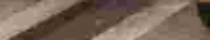
#> input picture picture_for_tilt/11.jpg, 210 x 40 px, found by its file name
$ python license_locate.py   (older library calls are emulated)
#> lines starting #> are read from the running program, lines starting #| are printed output that depends on the picture; after the words box and inside, x2 and y2 are one past the last pixel; in counts of white or black regions, pixels touching at a corner belong together; long printed decimals are rounded
import copy
import datetime
import math
from collections import Counter

import cv2
import numpy as np
import matplotlib.pyplot as plt
np.set_printoptions(threshold=np.inf)

#  确定最小搜索窗口为180*30，后续进行细定位
from PIL import Image

window_h = 20
window_w = 180
sobel_image = []
class Locate:
    def column_diff(self,pic):
        h, w = pic.shape[:2]  # w = 640,h = 480
        coldiff_img = np.zeros((h, w), dtype=np.uint8)
        for row in range(0,h):
            for column in range(0,w-1):
                coldiff_img[row][column+1] = pic[row][column]
        return coldiff_img
    # 预处理图片
    def preprocess_image(self, file_name):
        # 加权平均法 + cv2 进行灰度化
        image = cv2.imread(file_name)
        gray_image = self.get_gray_image_by_weight_avg(image)
        # 进行Sobel的垂直边缘检测
        # 利用Sobel方法可以进行sobel边缘检测
        # img表示源图像，即进行边缘检测的图像
        # cv2.CV_64F表示64位浮点数即64float。
        # 这里不使用numpy.float64，因为可能会发生溢出现象。用cv的数据则会自动
        # 第三和第四个参数分别是对X和Y方向的导数（即dx,dy），对于图像来说就是差分，这里1表示对X求偏导（差分），0表示不对Y求导（差分）。其中，X还可以求2次导。
        # 注意：对X求导就是检测X方向上是否有边缘。
        # 第五个参数ksize是指核的大小。
        x = cv2.Sobel(gray_image, cv2.CV_16S, 1, 0)
        #在经过处理后，别忘了用convertScaleAbs()函数将其转回原来的uint8形式。否则将无法显示图像，而只是一副灰色的窗口。
        scale_abs_x = cv2.convertScaleAbs(x)  # convert 转换  scale 缩放
        sobel_image = scale_abs_x

        y = cv2.Sobel(gray_image, cv2.CV_16S, 0, 1)
        scale_abs_y = cv2.convertScaleAbs(y)
        sobel_image_y = scale_abs_y

        # 二值化处理和中值滤波平滑
        diff = np.array((640, 480), np.uint8)
        gray_image = cv2.resize(gray_image, (640, 480))
        sobel_image = cv2.resize(sobel_image, (640, 480))  # 调整图片尺寸，以便后期处理
        sobel_image_y = cv2.resize(sobel_image_y, (640, 480))  # 调整图片尺寸，以便后期处理
        diff = cv2.absdiff(self.column_diff(sobel_image), sobel_image)  # 做灰度图像和经过sobel边缘检测后的图片的水平差分，以去除背景影响==》跳变点图
        #diff = cv2.absdiff(gray_image, sobel_image)
        avg = self.get_pixel_avg(diff)
        print("avg:" ,avg)

        #跳变点图作自适应阈值化
        # cv::adaptiveThreshold(
        # cv::InputArray src, // 输入图像
        # double maxValue, // 向上最大值
        # int adaptiveMethod, // 自适应方法，平均或高斯
        # int thresholdType // 阈值化类型
        # int blockSize, // 块大小
        # double C // 常量
        # );
        binary = cv2.adaptiveThreshold(diff, 255, cv2.ADAPTIVE_THRESH_GAUSSIAN_C, cv2.THRESH_BINARY_INV,
                                       5,
                                       30#math.floor(avg / 10)#40
                                       )
        # cv2.imshow("binary", binary)
        # cv2.waitKey(0)
        return sobel_image, sobel_image_y,diff, binary

    def rough_locate(self, sobel_image, binary_image, diff):
        h, w = binary_image.shape[:2]  # w = 640,h = 480
        # 获取到二值化图像后，获取灰度跳变数组
        image_jump_array = self.get_2d_gray_jump(binary_image)
        #print(image_jump_array)
        # 通过灰度跳变数组获取灰度跳变的积分图，用于找到灰度跳变点最多的区域
        integral_array = self.get_gray_scale_jump_integral(h, w, image_jump_array)
        #print(integral_array)
        # img = np.array(integral_array)
        # plt.imshow(img)
        # 通过灰度跳变积分图，进行窗口搜索，粗定位车牌位置,
        # 以上得到粗定位的车牌候选区域，之后进行细定位车牌位置

        candiate_list = self.rough_search_by_window(h, w, integral_array, sobel_image,binary_image)
        return integral_array, candiate_list

    def detail_locate_and_confirm(self, candiate_list, sobel_image, sobel_image_y,integral_array):
        # position : 粗定位的车牌左上角坐标
        # 第一步扩展车牌的上下区域获得最佳上下边界
        # 具体为获取扩展区域的水平投影并获取其平均值，从水平中央开始向两侧扫描，发现小于均值的则是上下边界
        # 第二步扩展车牌的左右区域获得最佳左右边界
        # 扩展后通过数据结构的最大子段和获取左右边界，因为在灰度图像中，白色为255，黑色为0

        candiate_list_2 = []  # 用作第二轮筛选
        for i in range(len(candiate_list)):

            flag = True  # 标志表示步骤正常运行 ,标志要放在循环内，以便每次刷新
            position = candiate_list[i]
            #print(position)
            h, w = sobel_image.shape[:2]  # w = 640,h = 480
            # print(position)
            step_1 = sobel_image_y[position[0] - window_h:position[0] + 2 * window_h, position[1]:position[1] + window_w]
            # cv2.imshow("step_1", step_1)
            # cv2.waitKey(0)
            X = position[1]
            Y = position[0] - window_h
            if position[0] - window_h < 0:
                step_1 = sobel_image_y[0:position[0] + 2 * window_h, position[1]:position[1] + window_w]
                X = position[1]
                Y = 0
            elif position[0] + 2 * window_h > h:
                step_1 = sobel_image_y[position[0] - window_h:h, position[1]:position[1] + window_w]
                X = position[1]
                Y = position[0] - window_h
            # 获取水平投影数组
            hor_list = self.get_horizontal_projection(step_1)

            # 通过水平投影数组获取车牌的重定位的上下边界
            upper, lower = self.detail_position_the_upper_and_lower_boundaries(X,Y,hor_list,sobel_image_y,position)
            if upper != lower:
                step_1 = step_1[lower:upper, 0:w]
                # cv2.imshow("step_1", step_1)
                # cv2.waitKey(0)
                flag = True
            else:
                flag = False
            #  ##########上下边界定位结束########################

            #  ##########下面开始进行左右边界的定位###################
            if flag is True:  # 如果第一步上下边界正常运行
                image_step_1 = step_1
                h_1, w_1 = image_step_1.shape[:2]
                image_left = position[1] - math.floor(w_1 / 2)
                image_right = position[1] + window_w + math.floor(w_1 / 2)
                if image_left < 0:
                    flag = False
                elif image_right > 640:
                    flag = False

            if flag is True:
                image_step_2 = sobel_image[position[0] - window_h + lower: position[0] - window_h + upper,
                               image_left:image_right]

                ver_list = self.get_vertical_projection(image_step_2)
                sum = 0
                for i in range(len(ver_list)):
                    sum += ver_list[i]
                avg = math.floor(sum / len(ver_list))
                # 求均值后，将ver_list每个值都减去avg，然后用最大字段和来获取左右边界，在灰度图中，白色为255，黑色为0
                for i in range(len(ver_list)):
                    ver_list[i] = ver_list[i] - avg
                left, right = self.max_sequence(ver_list)
                if left == 0 and right == 0:
                    flag = False

            if flag is True:
                h, w = image_step_2.shape[:2]
                image_step_2 = image_step_2[0:h, left:right]

                # cv2.imshow("image_step_2", image_step_2)
                # cv2.waitKey(0)
                x1 = position[0] - window_h + lower
                x2 = position[0] - window_h + upper
                y1 = image_left + left
                y2 = image_left + right
                # print("x2 - x1 = " + str(x2 - x1))
                # print("y2 - y1 = " + str(y2 - y1))

                # 筛选掉边缘区域
                if x1 < 100 or y1 < 100 or x2 > 480 or y2 > 640:
                    flag = False

                # 筛选车牌长宽比
                ratio = (y2 - y1) / (x2 - x1)
                # print(ratio)
                if ratio > 12 or ratio < 5:
                    flag = False

                if flag is True:
                    area_gray_jump = int(integral_array[x2][y2]) + int(
                        integral_array[x1][y1]) - int(integral_array[x2][y1]) - int(
                        integral_array[x1][y2])
                    if area_gray_jump > math.floor(window_w * window_h / 8):  # 灰度跳变数要大于搜索窗口面积的八分之一
                        if len(candiate_list_2) != 0:
                            repeated_index = len(candiate_list_2) - 1
                            if not (abs(x1 - candiate_list_2[repeated_index][0]) <= 5 or abs(x2 - candiate_list_2[repeated_index][0]) <= 5 or abs(y1 - candiate_list_2[repeated_index][2]) <= 5 or abs(y2 - candiate_list_2[repeated_index][3]) <= 5):
                                candiate_list_2.append((x1, x2, y1, y2))
                        else:
                            candiate_list_2.append((x1, x2, y1, y2))
                        image_need = sobel_image[x1:x2, y1:y2]
                        # [6 lines of commented-out code are left out]
        result_locate = Counter(candiate_list_2).most_common(5)
        max_ratio = 0  # 不能起名为关键字，会冲突
        max_index = 0
        max_width = 0
        for i in range(len(result_locate)):
            x1 = result_locate[i][0][0]
            x2 = result_locate[i][0][1]
            y1 = result_locate[i][0][2]
            y2 = result_locate[i][0][3]
            w = y2 - y1
            image = sobel_image[x1:x2,y1:y2]
            # cv2.imshow("image", image)
            # cv2.waitKey(0)
            ratio = math.floor((y2 - y1) / (x2 - x1))
            print(ratio)
            if ratio >= max_ratio:
                    max_ratio = ratio
                    max_index = i
                    max_width = x2 - x1

            print(max_ratio)
        # print(result_locate[0][1]) 出现最多的数出现的次数 [((238, 255, 202, 362), 36)]

        result_x1 = result_locate[max_index][0][0]
        result_x2 = result_locate[max_index][0][1]
        result_y1 = result_locate[max_index][0][2]
        result_y2 = result_locate[max_index][0][3]
        position = (result_x1, result_x2, result_y1, result_y2)
        result = sobel_image[result_x1:result_x2, result_y1:result_y2]
        self.showLine(position[0],position[1],sobel_image_y,1,"stop")
        return result, position


    def rough_search_by_window(self, h, w, integral_array, ori_image,binary_image):
        max_gray_jump = 0
        candiate_list = []
        max_locate = (0, 0)
        for x in range(0, h - window_h, 5):
            for y in range(0, w - window_w, 5):
                # (x4,y4) + (x1,y1) - (x2,y2) - (x3,y3)
                area_jump_level = 0
                if ori_image[x + math.floor(window_h / 2)][y + math.floor(window_w / 2)] > 127:
                    area_jump_level = int(integral_array[x + window_h][y + window_w]) + int(
                        integral_array[x][y]) - int(integral_array[x + window_h][y]) - int(
                        integral_array[x][y + window_w])
                #print(int(integral_array[x + window_h][y + window_w]) ,"+", int(
                    # integral_array[x][y]) ,"-", int(integral_array[x + window_h][y]) ,"-", int(
                    # integral_array[x][y + window_w]))
                #print("x：",x,"y：",y,"跳变点个数：", area_jump_level,"区域总数的1/8：",(window_h * window_w) / 8)
                if area_jump_level > (window_h * window_w) / 8.5 and 100 < x < 480 - 100 and 100 < y < 640 - 100:
                    candiate_list.append((x, y))
                    # [4 lines of commented-out code are left out]
        candiate_list.reverse()
        return candiate_list

    def get_gray_image_by_weight_avg(self, ori_image):
        h, w = ori_image.shape[:2]
        gray_img = np.zeros((h, w), dtype=np.uint8)
        for i in range(h):
            for j in range(w):
                # Y = 0．3R + 0．59G + 0．11B
                # 通过cv格式打开的图片，像素格式为 BGR
                gray_img[i, j] = 0.3 * ori_image[i, j][2] + 0.11 * ori_image[i, j][0] + 0.59 * ori_image[i, j][1]
        return gray_img

    def get_pixel_avg(self, image):
        sum = 0
        h, w = image.shape[:2]
        for x in range(h):
            for y in range(w):
                sum += image[x][y]
        avg = sum / (h * w)
        return avg

    # [8 lines left out: function get_character_density, not called in this run]

    # 获取图像灰度跳变点图
    def get_2d_gray_jump(self, image):
        jump_list_2d = np.zeros((480, 640), np.uint8)
        h, w = image.shape[:2]
        for x in range(h):
            for y in range(w):
                if abs(int(image[x][y]) - image[x][y - 1]) > 230:  # 将数值调低后，就能找到亮度较低的车牌图像的定位
                    jump_list_2d[x][y] = 1
                else:
                    jump_list_2d[x][y] = 0
        # np.set_printoptions(threshold=1e6)
        # print(jump_list_2d)
        return jump_list_2d

    # 获取灰度跳变的积分图
    def get_gray_scale_jump_integral(self, h, w, jump_array):
        h, w = jump_array.shape[:2]  # 把图片2像素的行数，列数以及通道数返回给rows，cols，channels
        sum = np.zeros((h + 1, w + 1), dtype=np.float32)  # 创建指定大小的数组，数组元素以 0 来填充：
        image_integral = cv2.integral(jump_array, sum, cv2.CV_32SC1)  # 计算积分图,输出是sum
        gray_jump_integral = np.zeros((h + 1, w + 1), dtype=np.uint16)
        cv2.normalize(image_integral, gray_jump_integral, 0, 65535, cv2.NORM_MINMAX, cv2.CV_16UC1)  # 归一化处理
        np.set_printoptions(threshold=1e6)
        return gray_jump_integral

    # [77 lines left out: functions get_horizontal_projection, get_vertical_projection, detail_position_the_upper_and_lower_boundaries, max_sequence, not called in this run]

    def license_locate(self, filename):  # 这个是获取垂直跳变点图的位置
        sobel_image,sobel_image_y, diff, binary = self.preprocess_image(filename)
#> in preprocess_image, image is the input picture: shape (40, 210, 3); mean B, G, R 86.8, 100.6, 119.3
#> in preprocess_image, `scale_abs_x = cv2.convertScaleAbs(x)`:
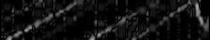
#> scale_abs_x: shape (40, 210); min 0, max 171, mean 18.7
#> in preprocess_image, `y = cv2.Sobel(gray_image, cv2.CV_16S, 0, 1)`:
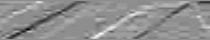
#> y: shape (40, 210) int16; min -297, max 235, mean 3.5; drawn with min black and max white
#> in preprocess_image, `scale_abs_y = cv2.convertScaleAbs(y)`:
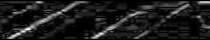
#> scale_abs_y: shape (40, 210); min 0, max 255, mean 28.8
#> in preprocess_image, `gray_image = cv2.resize(gray_image, (640, 480))`:
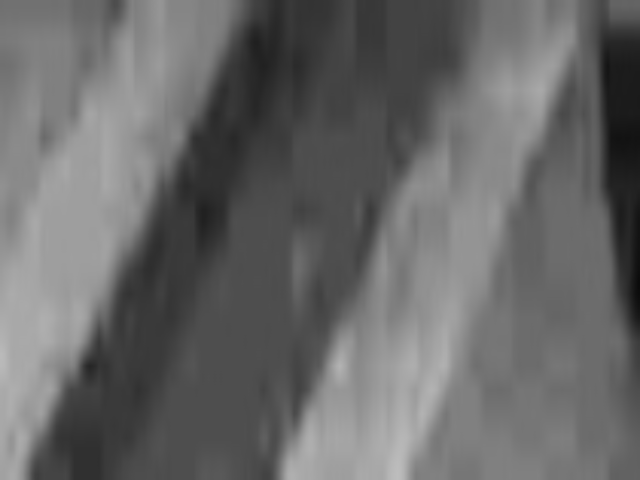
#> gray_image: shape (480, 640); min 11, max 189, mean 104.5
#> in preprocess_image, `sobel_image = cv2.resize(sobel_image, (640, 480))`:
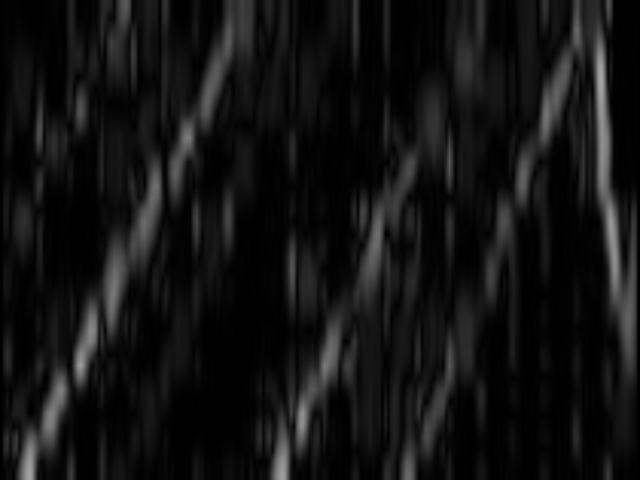
#> sobel_image: shape (480, 640); min 0, max 169, mean 18.6
#> in preprocess_image, `sobel_image_y = cv2.resize(sobel_image_y, (640, 480))`:
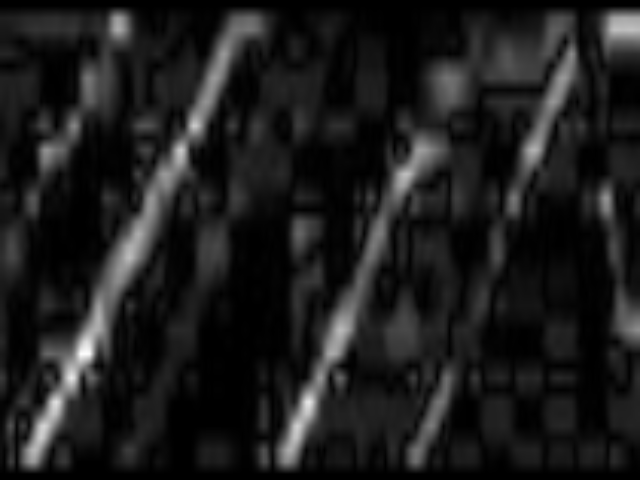
#> sobel_image_y: shape (480, 640); min 0, max 253, mean 28.7
#> in preprocess_image, `diff = cv2.absdiff(self.column_diff(sobel_image), sobel_image)`:
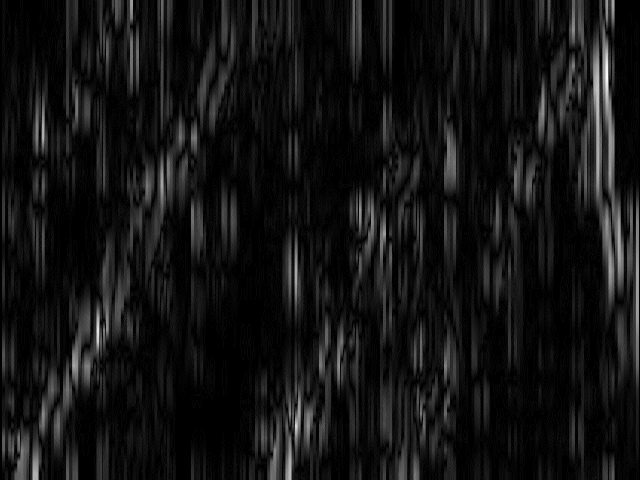
#> diff: shape (480, 640); min 0, max 33, mean 2.5; drawn with min black and max white
#> after the loop in get_pixel_avg, `for x in range(h):`: sum = 775108
#> in get_pixel_avg, `avg = sum / (h * w)`: avg = 2.52
#| avg: 2.523
#> in preprocess_image, `binary = cv2.adaptiveThreshold(diff, 255, cv2.ADAPTIVE_THRESH_GAUSSIAN..`: binary: shape (480, 640); every value is 0
        # self.showPicture(sobel_image)
        # self.showPicture(diff)
        # self.showPicture(binary)
        integral_array, candiate_list = self.rough_locate(sobel_image, binary, diff)
#> in get_gray_scale_jump_integral, `image_integral = cv2.integral(jump_array, sum, cv2.CV_32SC1)`: image_integral: shape (481, 641) int32; every value is 0
#> in get_gray_scale_jump_integral, `cv2.normalize(image_integral, gray_jump_integral, 0, 65535, cv2.NORM_M..`: gray_jump_integral: shape (481, 641) uint16; every value is 0
#> after the loop in rough_search_by_window, `for x in range(0, h - window_h, 5):`: candiate_list = []
#> candiate_list = []
        result, position = self.detail_locate_and_confirm(candiate_list, sobel_image, sobel_image_y,integral_array)
#> after the loop in detail_locate_and_confirm, `for i in range(len(result_locate)):`: max_index = 0
        return result

    def showPicture(self,pic):
        cv2.imshow("image", pic)
        cv2.waitKey(0)


    # [44 lines left out: functions showScanLine, showLine, not called in this run]
if __name__ == '__main__':
    begin = datetime.datetime.now()
    instance = Locate()

#    for i in range(9, 58):
    filename = 'picture_for_train/11.jpg'
    #filename = filename + str(i) + ".jpg"
    print(filename)
    # [10 lines of commented-out code are left out]

#> (the run stopped early here; a loop or call above may not have finished)

$ run again, with picture_for_tilt/1.jpg copied over picture_for_tilt/11.jpg
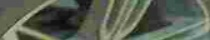
#> input picture picture_for_tilt/1.jpg, 210 x 40 px, found by its file name
#> in preprocess_image, image is the input picture: shape (40, 210, 3); mean B, G, R 81.5, 95.3, 88.1
#> after the loop in column_diff, `for row in range(0,h):`:
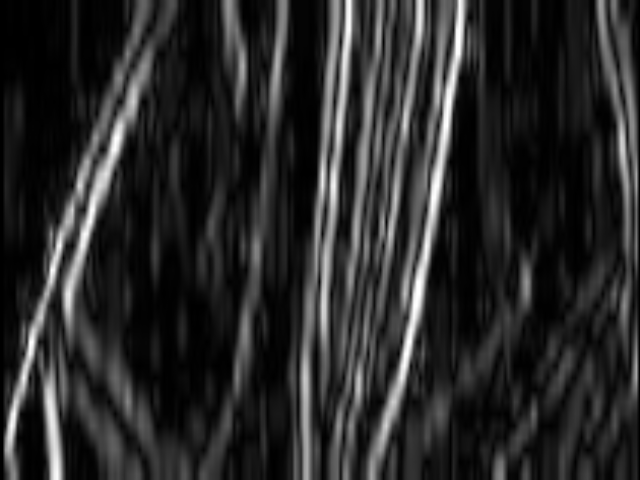
#> coldiff_img: shape (480, 640); min 0, max 255, mean 41.4
#> in preprocess_image, `diff = cv2.absdiff(self.column_diff(sobel_image), sobel_image)`:
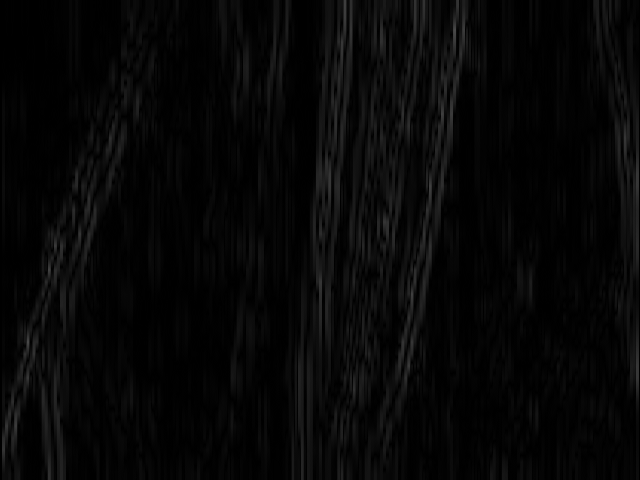
#> diff: shape (480, 640); min 0, max 73, mean 6.5
#> after the loop in get_pixel_avg, `for x in range(h):`: sum = 2002598
#> in get_pixel_avg, `avg = sum / (h * w)`: avg = 6.52
#| avg: 6.519
#> binary: shape (480, 640); every value is 0
#> image_integral: shape (481, 641) int32; every value is 0
#> gray_jump_integral: shape (481, 641) uint16; every value is 0
#> after the loop in rough_search_by_window, `for x in range(0, h - window_h, 5):`: candiate_list = []
#> after the loop in detail_locate_and_confirm, `for i in range(len(result_locate)):`: max_index = 0
